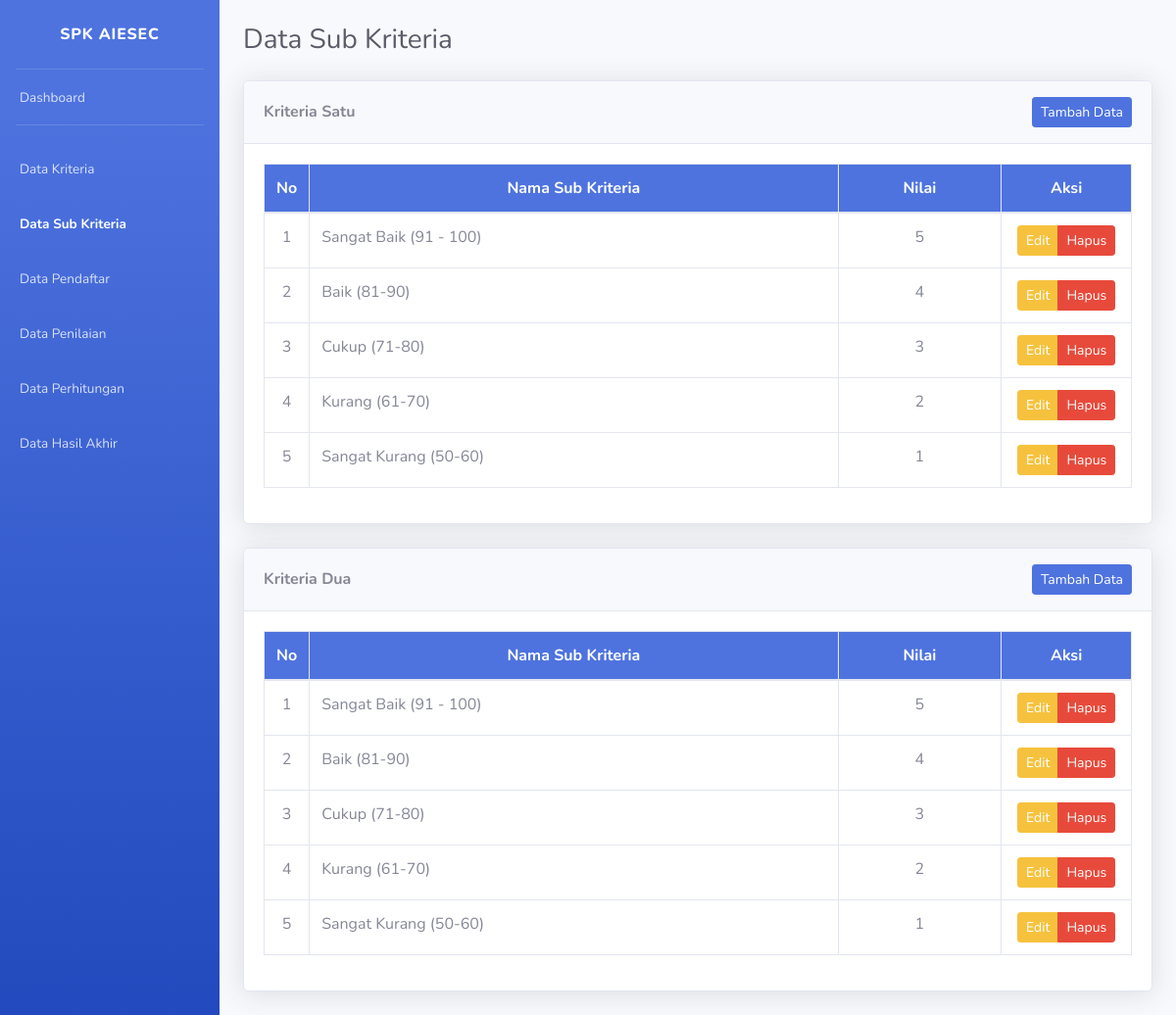
/list-sub-kriteria.php, run on the app's committed database.
### tables this page shows
CREATE TABLE `kriteria` (
  `id_kriteria` int(11) NOT NULL,
  `nama` varchar(50) NOT NULL,
  `type` enum('Benefit','Cost') NOT NULL,
  `bobot` float NOT NULL,
  `ada_pilihan` tinyint(1) DEFAULT NULL
);

CREATE TABLE `sub_kriteria` (
  `id_sub_kriteria` int(11) NOT NULL,
  `id_kriteria` int(11) NOT NULL,
  `nama` varchar(50) NOT NULL,
  `nilai` float NOT NULL
);

### list-sub-kriteria.php (the view, shortened to what this page needs)
<?php
require_once('includes/init.php');
require_once('template/header.php');
?>
<div class="d-sm-flex align-items-center justify-content-between mb-4">
    <h1 class="h3 mb-0 text-gray-800">Data Sub Kriteria</h1>
</div>
<?php
$query = mysqli_query($koneksi,"SELECT * FROM kriteria WHERE ada_pilihan='1' ORDER BY id_kriteria ASC");
$cek = mysqli_num_rows($query);
if($cek <= 0) {
?>
<div class="card shadow mb-4">
    <div class="card-header py-3">
        <h6 class="m-0 font-weight-bold"><i class="fa fa-table"></i> Daftar Data Sub Kriteria</h6>
    </div>
    <div class="card-body">
		<div class="alert alert-info">
			Cara penilaian pada kriteria berjenis input langsung semua.
		</div>
	</div>
</div>
<?php
}else{
	while($data = mysqli_fetch_array($query)){
?>
<div class="card shadow mb-4">
    <div class="card-header py-3">
        <div class="d-sm-flex align-items-center justify-content-between">
			<h6 class="m-0 font-weight-bold"><i class="fa fa-table"></i> <?= $data['nama']."" ?></h6>
			<a href="#tambah<?= $data['id_kriteria']; ?>" data-toggle="modal" class="btn btn-sm btn-primary"> <i class="fa fa-plus"></i> Tambah Data </a>
		</div>
    </div>
    <div class="card-body">
		<div class="table-responsive">
			<table class="table table-bordered" width="100%" cellspacing="0">
				<thead class="bg-primary text-white">
					<tr align="center">
						<th width="5%">No</th>
						<th>Nama Sub Kriteria</th>
						<th>Nilai</th>
						<th width="15%">Aksi</th>
					</tr>
				</thead>
				<tbody>
					<?php
						$no=1;
						$id_kriteria = $data['id_kriteria'];
						$q = mysqli_query($koneksi,"SELECT * FROM sub_kriteria WHERE id_kriteria = '$id_kriteria' ORDER BY nilai DESC");
						while($d = mysqli_fetch_array($q)){
					?>
					<tr align="center">
						<td><?=$no ?></td>
						<td align="left"><?= $d['nama'] ?></td>
						<td><?= $d['nilai'] ?></td>
						<td>
							<div class="btn-group" role="group">
								<a data-toggle="modal" title="Edit Data" href="#editsk<?= $d['id_sub_kriteria'] ?>" class="btn btn-warning btn-sm">Edit</a>
								<a  data-toggle="tooltip" data-placement="bottom" title="Hapus Data" href="hapus-sub-kriteria.php?id=<?php echo $d['id_sub_kriteria']; ?>" onclick="return confirm ('Apakah anda yakin untuk meghapus data ini')" class="btn btn-danger btn-sm">Hapus</a>
							</div>
						</td>
					</tr>
                <?php
					$no++;
					}
				?>
				</tbody>
			</table>
		</div>
	</div>
</div>
<?php
}
}
require_once('template/footer.php');
?>

### data on the page
kriteria: nama "Kriteria Satu"
sub_kriteria: nama "Sangat Baik (91 - 100)", nilai "5"
sub_kriteria: nama "Baik (81-90)", nilai "4"
sub_kriteria: nama "Cukup (71-80)", nilai "3"
sub_kriteria: nama "Kurang (61-70)", nilai "2"
sub_kriteria: nama "Sangat Kurang (50-60)", nilai "1"
kriteria: nama "Kriteria Dua"
sub_kriteria: nama "Sangat Baik (91 - 100)", nilai "5"
sub_kriteria: nama "Baik (81-90)", nilai "4"
sub_kriteria: nama "Cukup (71-80)", nilai "3"
sub_kriteria: nama "Kurang (61-70)", nilai "2"
sub_kriteria: nama "Sangat Kurang (50-60)", nilai "1"
